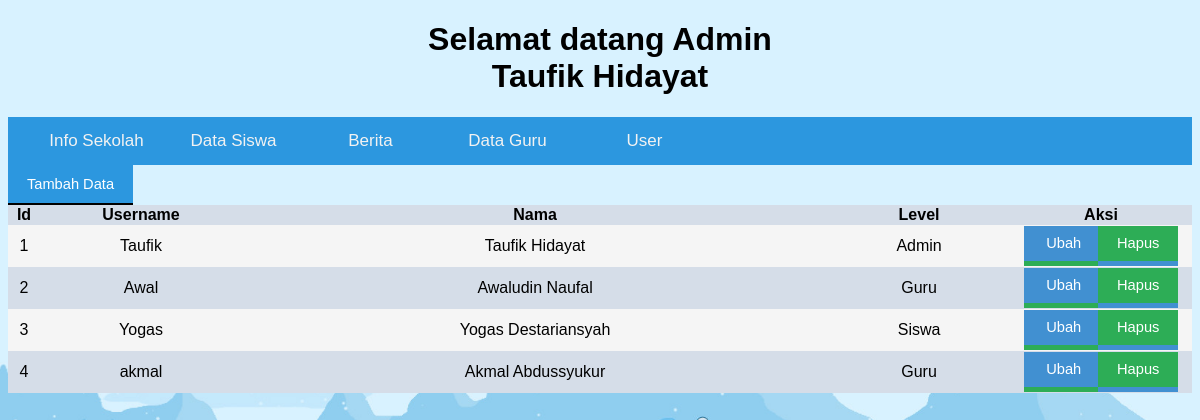
The page /login/dashboard/admin/index.php?menu=user (signed in) on the database its author committed.
### tables this page shows
CREATE TABLE `user` (
  `kode` int(5) NOT NULL,
  `username` varchar(30) DEFAULT NULL,
  `password` varchar(50) DEFAULT NULL,
  `nama` varchar(30) DEFAULT NULL,
  `level` varchar(10) DEFAULT NULL,
  `kelas` varchar(15) NOT NULL,
  `alamat` text NOT NULL,
  `gambar` varchar(50) NOT NULL
);

### login/dashboard/admin/user.php (the view)
<a href="tambah/form_simpan_user.php"><button class="tombol_tambah">Tambah Data</button></a>
<table width="100%" cellspacing="0">
		<tr>
			<th width="30">Id</th>
			<th width="200">Username</th>
			<th>Nama</th>
			<th>Level</th>
			<th colspan="2">Aksi</th>
		</tr>
		<?php
			include "koneksi.php";
			$sql = mysqli_query($koneksi, "SELECT * FROM user");
			while($data = mysqli_fetch_array($sql)): ?>
				<tr>
				<td align="center"><?= $data['kode'] ?></td>
				<td align="center"><?= $data['username'] ?></td>
				<td align="center"><?= $data['nama'] ?></td>
				<td align="center"><?= $data['level'] ?></td>
				<td align="center" width="180px"><a href="ubah/form_ubah_user.php?kode=<?= $data['kode']; ?> "><button class="tombol_ubah">Ubah</button></a>&nbsp;<a href="hapus/proses_hapus_user.php?kode=<?= $data['kode']; ?> "><button class="tombol_hapus">Hapus</button></a></td>
			<?php endwhile; ?>
	</table>

### login/dashboard/admin/style.css (style rules this page uses)
* { font-family: Arial; }
body { background: url(bg.jpg); background-repeat: no-repeat; background-size: cover; background-attachment: fixed; }
table tr:nth-child(even) { background: #f5f5f5; }
table tr:nth-child(odd) { background: #d5dde8; }
.tombol_ubah { width: 80px; height: 40px; background: #4190d1; color:white; border-top: 0; border-left: 0; border-right: 0; border-bottom: 5px solid #2dad56; text-decoration: none; font-family: sans-serif; font-size: 11pt; transition: 0.5s; }
.tombol_hapus { width: 80px; height: 40px; background: #2dad56; color:white; border-top: 0; border-left: 0; border-right: 0; border-bottom: 5px solid #4190d1; margin-left: -10px; text-decoration: none; font-family: sans-serif; font-size: 11pt; transition: 0.5s; }
.tombol_tambah { width: 125px; height: 40px; background: #2c97df; border-top: 0; border-left: 0; border-right: 0; margin-left: 0px; color:white; text-decoration: none; font-family: sans-serif; font-size: 11pt; transition: 0.5s; float: left; }

### rows shown on the page
user: kode "1", username "Taufik", nama "Taufik Hidayat", level "Admin"
user: kode "2", username "Awal", nama "Awaludin Naufal", level "Guru"
user: kode "3", username "Yogas", nama "Yogas Destariansyah", level "Siswa"
user: kode "4", username "akmal", nama "Akmal Abdussyukur", level "Guru"

### other values the page prints
$_SESSION['level'] "Admin"
$_SESSION['nama'] "Taufik Hidayat"
